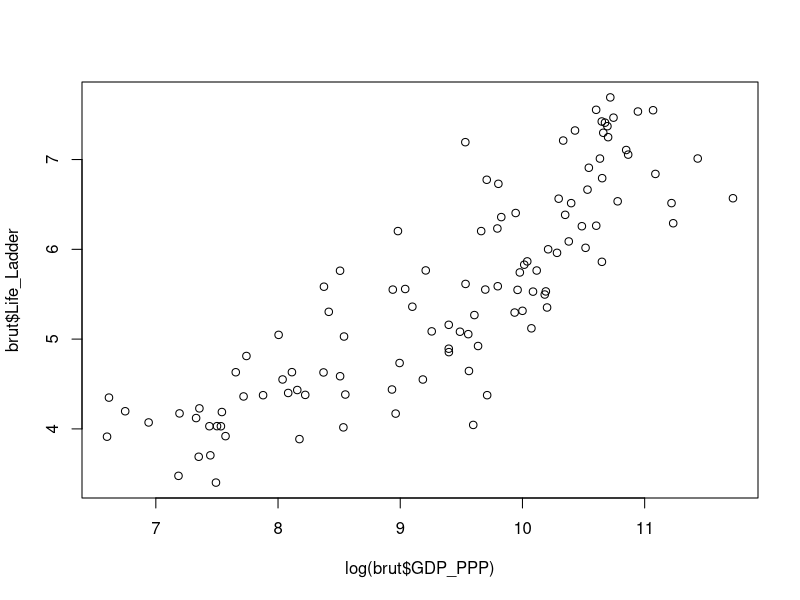

This figure's R source: (Note: this script raises an error after producing the figure.)
## ---- chunk 1
brut <- read.csv("brut.csv",
                 sep = ";",
                 header = T,
                 encoding = "UTF-8",
                 dec = ","
                )

region <- read.csv("region.csv",
                   sep = ";",
                   header = T,
                   encoding = "UTF-8"
                  )

citizenship <- read.csv("locally_foreign.csv",
                        sep = ";",
                        header = T,
                        encoding = "UTF-8"
                       )
## ---- chunk 2
brut <- merge(region,
              merge(citizenship,
                    aggregate(brut[, 3:19], list(brut$Country), mean, na.rm = T),
                    by.x = "Country", by.y = "Group.1"),
              by = "Country")
## ---- chunk 3
levels(brut$Region)
## ---- chunk 4
head(brut)
## ---- chunk 5
plot(log(brut$GDP_PPP), brut$Life_Ladder)
## ---- chunk 6
mod1 <- lm(Life_Ladder~., data = brut[,2:18])
summary(mod1)
## ---- chunk 7
boxplot(brut[,c(4,6:18)], na.rm = T)
## ---- chunk 8
cor(na.omit(brut[,2:18]))
## ---- chunk 9
donnees2 <- brut[,-c(12,14,16,18)]
## ---- chunk 10
mod2 <- lm(Life_Ladder~., data = donnees2[,2:14])
summary(mod2)
## ---- chunk 11
cor(na.omit(donnees2[,2:14]))
## ---- chunk 12
plot(mod2$residuals)
